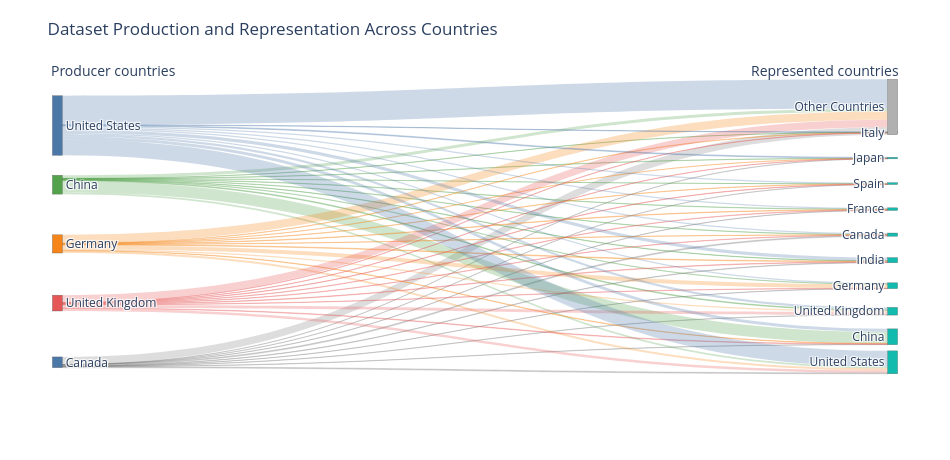

Notebook code for this chart:
### Markdown cell above
## 15. Appendix — producer → represented-country Sankey

### Code cell
try:
    import plotly.graph_objects as go

    top_producers = (
        explicit_pc_cross["producer_country"]
        .value_counts()
        .head(5)
        .index
    )
    top_content = (
        explicit_pc_cross["content_country"]
        .value_counts()
        .head(10)
        .index
    )

    sankey_df = explicit_pc_cross.copy()
    sankey_df["content_country_simplified"] = np.where(
        sankey_df["content_country"].isin(top_content),
        sankey_df["content_country"],
        "Other Countries",
    )

    edges = (
        sankey_df
        .groupby(["producer_country", "content_country_simplified"])
        .size()
        .reset_index(name="value")
    )
    edges = edges[edges["producer_country"].isin(top_producers)].copy()
    edges.to_csv(
        OUTPUT_DIR / "producer_represented_sankey_edges_explicit.csv",
        index=False,
    )

    producers = list(top_producers)

    # Stable right-side ordering: largest represented-country totals first,
    # with Other Countries last.
    content_order = (
        edges.groupby("content_country_simplified")["value"]
        .sum()
        .sort_values(ascending=False)
        .index
        .tolist()
    )
    contents = [c for c in content_order if c != "Other Countries"]
    if "Other Countries" in content_order:
        contents.append("Other Countries")

    # Critical fix from the late old-notebook Sankey:
    # producer and represented nodes get distinct INTERNAL IDs even if
    # they share the same visible country name.
    producer_ids = [f"P::{p}" for p in producers]
    content_ids = [f"C::{c}" for c in contents]
    node_ids = producer_ids + content_ids
    labels = producers + contents
    id_to_index = {node_id: i for i, node_id in enumerate(node_ids)}

    producer_node_color_map = {
        "United States": "#4C78A8",
        "China": "#54A24B",
        "Germany": "#F58518",
        "France": "#B279A2",
        "United Kingdom": "#E45756",
    }
    producer_link_color_map = {
        "United States": "rgba(76,120,168,0.28)",
        "China": "rgba(84,162,75,0.28)",
        "Germany": "rgba(245,133,24,0.28)",
        "France": "rgba(178,121,162,0.28)",
        "United Kingdom": "rgba(228,87,86,0.28)",
    }

    producer_colors = [
        producer_node_color_map.get(p, "#4C78A8")
        for p in producers
    ]
    content_colors = [
        "#B0B0B0" if c == "Other Countries" else "#13BBAF"
        for c in contents
    ]

    source, target, value, link_colors = [], [], [], []
    for _, row in edges.iterrows():
        producer = row["producer_country"]
        content = row["content_country_simplified"]

        if producer not in producers or content not in contents:
            continue

        source.append(id_to_index[f"P::{producer}"])
        target.append(id_to_index[f"C::{content}"])
        value.append(int(row["value"]))
        link_colors.append(
            producer_link_color_map.get(
                producer,
                "rgba(120,120,120,0.25)",
            )
        )

    # Fixed left/right placement prevents Plotly from interleaving nodes.
    x_positions = [0.02] * len(producers) + [0.98] * len(contents)

    def spaced_positions(n, top=0.05, bottom=0.95):
        if n <= 1:
            return [0.5]
        step = (bottom - top) / (n - 1)
        return [top + i * step for i in range(n)]

    producer_y = spaced_positions(
        len(producers), top=0.15, bottom=0.79
    )
    # Reverse the right-side vertical direction, matching the late old cell
    # and reducing crossing for the largest flows.
    content_y = spaced_positions(
        len(contents), top=0.79, bottom=0.10
    )
    y_positions = producer_y + content_y

    fig = go.Figure(
        go.Sankey(
            arrangement="fixed",
            node=dict(
                pad=30,
                thickness=10,
                line=dict(
                    color="rgba(80,80,80,0.6)",
                    width=0.5,
                ),
                label=labels,
                color=producer_colors + content_colors,
                x=x_positions,
                y=y_positions,
                hovertemplate="%{label}<extra></extra>",
            ),
            link=dict(
                source=source,
                target=target,
                value=value,
                color=link_colors,
                hovertemplate=(
                    "From %{source.label} to %{target.label}<br>"
                    "%{value} associations<extra></extra>"
                ),
            ),
        )
    )

    fig.add_annotation(
        x=0.01, y=1.03,
        text="Producer countries",
        showarrow=False,
        xanchor="left",
        font=dict(size=14),
    )
    fig.add_annotation(
        x=0.99, y=1.03,
        text="Represented countries",
        showarrow=False,
        xanchor="right",
        font=dict(size=14),
    )
    fig.update_layout(
        title="Dataset Production and Representation Across Countries",
        font=dict(size=12),
        width=950,
        height=460,
        margin=dict(l=40, r=40, t=70, b=20),
    )

    stem = "producer_represented_sankey_explicit_camera_ready"
    fig.write_html(OUTPUT_DIR / f"{stem}.html")
    try:
        fig.write_image(OUTPUT_DIR / f"{stem}.pdf")
        fig.write_image(OUTPUT_DIR / f"{stem}.png", scale=3)
        print("Saved Sankey HTML/PDF/PNG.")
    except Exception as export_error:
        print(
            "Sankey HTML saved; static PDF/PNG export unavailable in "
            f"this runtime: {export_error}"
        )

    fig.show()
except Exception as e:
    print("Sankey skipped:", e)

### Figure 1 — Plotly figure (JSON) as saved in the notebook; plotly's stock layout.template omitted (floating-point values rounded to 4 significant figures)
{"data": [{"arrangement": "fixed", "link": {"color": ["rgba(120,120,120,0.25)", "rgba(120,120,120,0.25)", "rgba(120,120,120,0.25)", "rgba(120,120,120,0.25)", "rgba(120,120,120,0.25)", "rgba(120,120,120,0.25)", "rgba(120,120,120,0.25)", "rgba(120,120,120,0.25)", "rgba(120,120,120,0.25)", "rgba(120,120,120,0.25)", "rgba(84,162,75,0.28)", "rgba(84,162,75,0.28)", "rgba(84,162,75,0.28)", "rgba(84,162,75,0.28)", "rgba(84,162,75,0.28)", "rgba(84,162,75,0.28)", "rgba(84,162,75,0.28)", "rgba(84,162,75,0.28)", "rgba(84,162,75,0.28)", "rgba(84,162,75,0.28)", "rgba(84,162,75,0.28)", "rgba(245,133,24,0.28)", "rgba(245,133,24,0.28)", "rgba(245,133,24,0.28)", "rgba(245,133,24,0.28)", "rgba(245,133,24,0.28)", "rgba(245,133,24,0.28)", "rgba(245,133,24,0.28)", "rgba(245,133,24,0.28)", "rgba(245,133,24,0.28)", "rgba(245,133,24,0.28)", "rgba(245,133,24,0.28)", "rgba(228,87,86,0.28)", "rgba(228,87,86,0.28)", "rgba(228,87,86,0.28)", "rgba(228,87,86,0.28)", "rgba(228,87,86,0.28)", "rgba(228,87,86,0.28)", "rgba(228,87,86,0.28)", "rgba(228,87,86,0.28)", "rgba(228,87,86,0.28)", "rgba(228,87,86,0.28)", "rgba(228,87,86,0.28)", "rgba(76,120,168,0.28)", "rgba(76,120,168,0.28)", "rgba(76,120,168,0.28)", "rgba(76,120,168,0.28)", "rgba(76,120,168,0.28)", "rgba(76,120,168,0.28)", "rgba(76,120,168,0.28)", "rgba(76,120,168,0.28)", "rgba(76,120,168,0.28)", "rgba(76,120,168,0.28)", "rgba(76,120,168,0.28)"], "hovertemplate": "From %{source.label} to %{target.label}<br>%{value} associations<extra></extra>", "source": [4, 4, 4, 4, 4, 4, 4, 4, 4, 4, 1, 1, 1, 1, 1, 1, 1, 1, 1, 1, 1, 2, 2, 2, 2, 2, 2, 2, 2, 2, 2, 2, 3, 3, 3, 3, 3, 3, 3, 3, 3, 3, 3, 0, 0, 0, 0, 0, 0, 0, 0, 0, 0, 0], "target": [10, 6, 11, 8, 9, 13, 15, 12, 7, 5, 10, 6, 11, 8, 9, 14, 13, 15, 12, 7, 5, 10, 6, 11, 8, 9, 14, 13, 15, 12, 7, 5, 10, 6, 11, 8, 9, 14, 13, 15, 12, 7, 5, 10, 6, 11, 8, 9, 14, 13, 15, 12, 7, 5], "value": [22, 7, 4, 2, 10, 2, 176, 1, 7, 21, 8, 272, 8, 5, 8, 4, 7, 73, 1, 18, 38, 5, 10, 11, 94, 16, 9, 1, 194, 7, 30, 50, 8, 14, 9, 7, 13, 6, 5, 170, 9, 71, 57, 33, 68, 30, 29, 74, 8, 20, 681, 26, 55, 370]}, "node": {"color": ["#4C78A8", "#54A24B", "#F58518", "#E45756", "#4C78A8", "#13BBAF", "#13BBAF", "#13BBAF", "#13BBAF", "#13BBAF", "#13BBAF", "#13BBAF", "#13BBAF", "#13BBAF", "#13BBAF", "#B0B0B0"], "hovertemplate": "%{label}<extra></extra>", "label": ["United States", "China", "Germany", "United Kingdom", "Canada", "United States", "China", "United Kingdom", "Germany", "India", "Canada", "France", "Spain", "Japan", "Italy", "Other Countries"], "line": {"color": "rgba(80,80,80,0.6)", "width": 0.5}, "pad": 30, "thickness": 10, "x": [0.02, 0.02, 0.02, 0.02, 0.02, 0.98, 0.98, 0.98, 0.98, 0.98, 0.98, 0.98, 0.98, 0.98, 0.98, 0.98], "y": [0.15, 0.31, 0.47, 0.63, 0.79, 0.79, 0.721, 0.652, 0.583, 0.514, 0.445, 0.376, 0.307, 0.238, 0.169, 0.1]}, "type": "sankey"}], "layout": {"annotations": [{"font": {"size": 14}, "showarrow": false, "text": "Producer countries", "x": 0.01, "xanchor": "left", "y": 1.03}, {"font": {"size": 14}, "showarrow": false, "text": "Represented countries", "x": 0.99, "xanchor": "right", "y": 1.03}], "font": {"size": 12}, "height": 460, "margin": {"b": 20, "l": 40, "r": 40, "t": 70}, "title": {"text": "Dataset Production and Representation Across Countries"}, "width": 950}}
